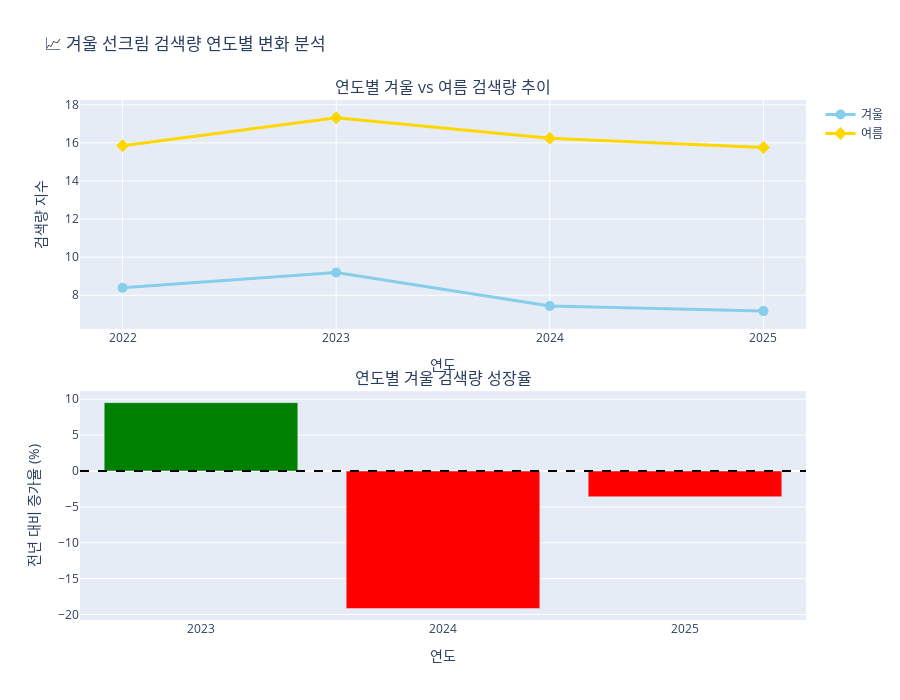

Notebook source saved alongside this figure:
### Code cell
# 여름/겨울 비교 + 연도별 트렌드 (서브플롯)
fig = make_subplots(
    rows=2, cols=1,
    subplot_titles=('연도별 겨울 vs 여름 검색량 추이', '연도별 겨울 검색량 성장율'),
    specs=[[{"secondary_y": False}], [{"secondary_y": False}]],
    vertical_spacing=0.12
)

# 1번 그래프: 연도별 겨울/여름 비교
yearly_summer = df_trend[df_trend['season']=='여름'].groupby('year')['선크림'].mean()
yearly_winter = df_trend[df_trend['season']=='겨울'].groupby('year')['선크림'].mean()

fig.add_trace(
    go.Scatter(
        x=yearly_winter.index.astype(str), 
        y=yearly_winter.values,
        mode='lines+markers',
        name='겨울',
        line=dict(color='#87CEEB', width=3),
        marker=dict(size=10, symbol='circle')
    ),
    row=1, col=1
)

fig.add_trace(
    go.Scatter(
        x=yearly_summer.index.astype(str), 
        y=yearly_summer.values,
        mode='lines+markers',
        name='여름',
        line=dict(color='#FFD700', width=3),
        marker=dict(size=10, symbol='diamond')
    ),
    row=1, col=1
)

# 2번 그래프: 성장율
growth_rates = yearly_winter.pct_change() * 100
colors_growth = ['green' if x > 0 else 'red' for x in growth_rates.dropna()]

fig.add_trace(
    go.Bar(
        x=growth_rates.dropna().index.astype(str),
        y=growth_rates.dropna().values,
        marker_color=colors_growth,
        name='성장율',
        showlegend=False
    ),
    row=2, col=1
)

fig.add_hline(y=0, line_dash="dash", line_color="black", row=2, col=1)

fig.update_xaxes(title_text="연도", row=1, col=1)
fig.update_xaxes(title_text="연도", row=2, col=1)
fig.update_yaxes(title_text="검색량 지수", row=1, col=1)
fig.update_yaxes(title_text="전년 대비 증가율 (%)", row=2, col=1)

fig.update_layout(
    title_text="📈 겨울 선크림 검색량 연도별 변화 분석",
    height=700,
    hovermode='x unified'
)
fig.show()

### Figure 1 — Plotly figure (JSON) as saved in the notebook; plotly's stock layout.template omitted (floating-point values rounded to 4 significant figures)
{"data": [{"line": {"color": "#87CEEB", "width": 3}, "marker": {"size": 10, "symbol": "circle"}, "mode": "lines+markers", "name": "겨울", "type": "scatter", "x": ["2022", "2023", "2024", "2025"], "xaxis": "x", "y": [8.394, 9.193, 7.431, 7.165], "yaxis": "y"}, {"line": {"color": "#FFD700", "width": 3}, "marker": {"size": 10, "symbol": "diamond"}, "mode": "lines+markers", "name": "여름", "type": "scatter", "x": ["2022", "2023", "2024", "2025"], "xaxis": "x", "y": [15.85, 17.32, 16.24, 15.75], "yaxis": "y"}, {"marker": {"color": ["green", "red", "red"]}, "name": "성장율", "showlegend": false, "type": "bar", "x": ["2023", "2024", "2025"], "xaxis": "x2", "y": [9.525, -19.16, -3.585], "yaxis": "y2"}], "layout": {"annotations": [{"font": {"size": 16}, "showarrow": false, "text": "연도별 겨울 vs 여름 검색량 추이", "x": 0.5, "xanchor": "center", "xref": "paper", "y": 1, "yanchor": "bottom", "yref": "paper"}, {"font": {"size": 16}, "showarrow": false, "text": "연도별 겨울 검색량 성장율", "x": 0.5, "xanchor": "center", "xref": "paper", "y": 0.44, "yanchor": "bottom", "yref": "paper"}], "height": 700, "hovermode": "x unified", "shapes": [{"line": {"color": "black", "dash": "dash"}, "type": "line", "x0": 0, "x1": 1, "xref": "x2 domain", "y0": 0, "y1": 0, "yref": "y2"}], "title": {"text": "📈 겨울 선크림 검색량 연도별 변화 분석"}, "xaxis": {"anchor": "y", "domain": [0, 1], "title": {"text": "연도"}}, "xaxis2": {"anchor": "y2", "domain": [0, 1], "title": {"text": "연도"}}, "yaxis": {"anchor": "x", "domain": [0.56, 1], "title": {"text": "검색량 지수"}}, "yaxis2": {"anchor": "x2", "domain": [0, 0.44], "title": {"text": "전년 대비 증가율 (%)"}}}}
